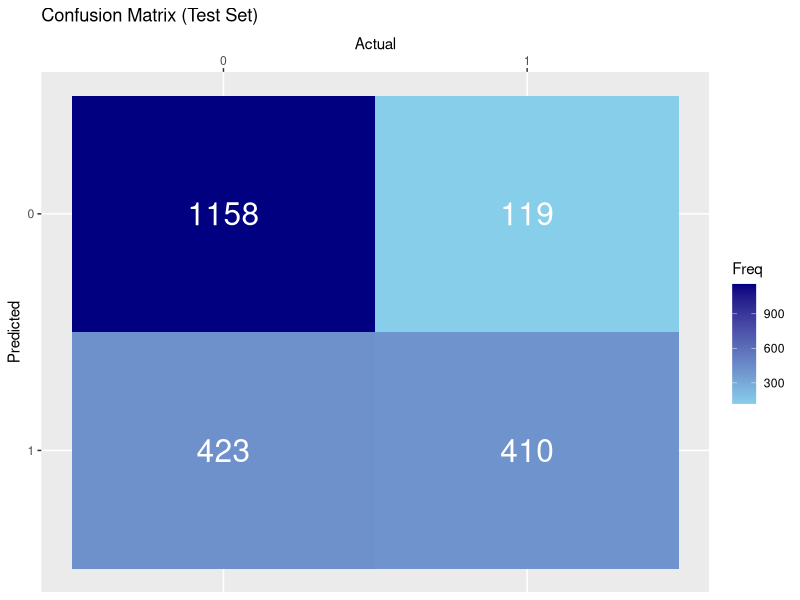
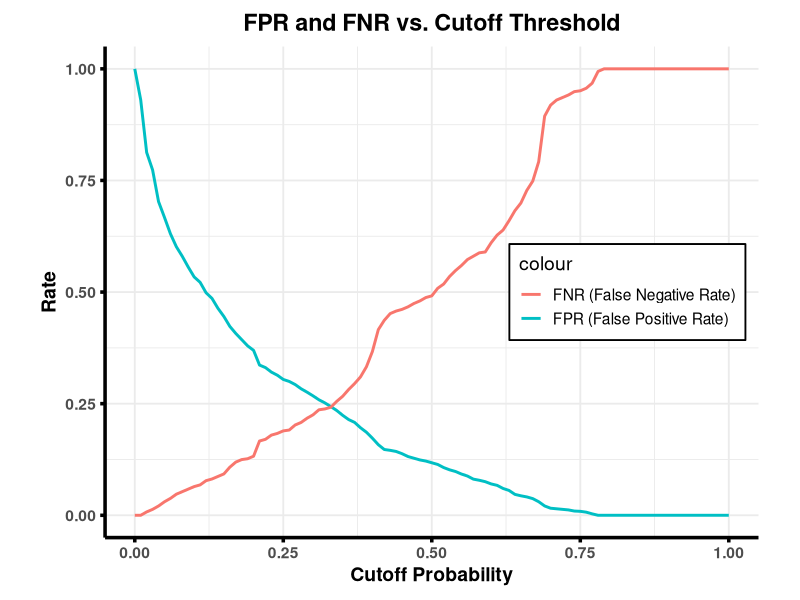
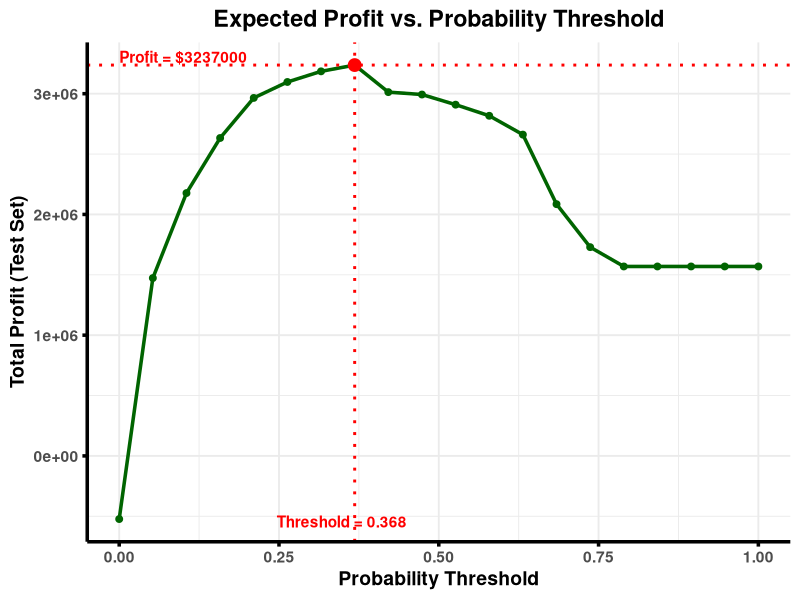

Source code (R) for these figures, in order:
## ---- chunk 1
knitr::opts_chunk$set(echo = TRUE)
## ---- chunk 2
library(readr)
library(dplyr)
library(ggplot2)
library(caret)
library(reshape2)
## ---- chunk 3
# NOTE: Data files must be in a 'Data' subdirectory relative to this R Markdown file
# Expected structure:
#   - prob4.Rmd
#   - Data/
#     |- laptop_train.csv
#     |- laptop_test.csv
setwd(dirname(rstudioapi::getSourceEditorContext()$path))

# Read CSV files using relative paths
df_orig <- read_csv("customerchurn.csv")
## ---- chunk 4
head(df_orig)
## ---- chunk 5
# We want to know the dimensions of our dataset. 
dim(df_orig) # there are 9 features and 665 observations
## ---- chunk 6
str(df_orig) # structure (variable types, first few entries)
summary(df_orig) # summary statistics by column
## ---- chunk 7
# Use table() function to see the distribution of the target variable
churn_table <- table(df_orig$Churn)
print(churn_table)

# Number of customers who did not churn (Churn = 0)
customers_not_churned <- churn_table[1]
cat("Customers who did not churn:", customers_not_churned, "\n")

# Number of customers who churned (Churn = 1)  
customers_churned <- churn_table[2]
cat("Customers who churned:", customers_churned, "\n")

# Compute churn rate (proportion of customers who churned)
churn_rate <- customers_churned / sum(churn_table)
cat("Churn rate:", round(churn_rate, 4), "or", round(churn_rate * 100, 2), "%\n")
## ---- chunk 8
# To compute customer's churn rate
# Method 1: Using mean() function (churn is doubled encoded as 0/1)
churn_rate <- mean(df_orig$Churn == 1)
print(churn_rate)
## ---- chunk 9
set.seed(15072)
# creating a binary dependent variable for churn (0 = no, 1 = churn)
df_orig$Churn <- as.factor(df_orig$Churn)

# training (70%) and test (30%) partition
smp_size <- floor(0.70 * nrow(df_orig))
train_ind <- sample(seq_len(nrow(df_orig)), size = smp_size, replace = FALSE)
df_train <- df_orig[train_ind, ]
df_test <- df_orig[-train_ind, ]

#  exclude payment method from predictors in model
model <- glm(Churn ~ . - PaymentMethod, data = df_train, family = "binomial")
summary(model)
## ---- chunk 10
# Fit logistic regression model on training data
mod_logit <- glm(Churn ~ . - PaymentMethod, data = df_train, family = binomial)
summary(mod_logit)
## ---- chunk 11
# State the value of and interpret the coefficient for SeniorCitizen
coef_summary <- summary(mod_logit)$coefficients
senior_coef <- coef_summary["SeniorCitizen", "Estimate"]
cat(sprintf("Coefficient for SeniorCitizen: %.4f\n", senior_coef))
## ---- chunk 12
customer_5 <- df_orig[5, ]
print(customer_5)
## ---- chunk 13
churn_prob <- predict(mod_logit, newdata = customer_5, type = "response")
cat(sprintf("Predicted probability of churn for customer 5: %.4f\n", churn_prob))
## ---- chunk 14
# Predict probabilities on test set
pred_probs <- predict(mod_logit, newdata = df_test, type = "response")

# Classify based on threshold of 0.3 (any probability higher than 30% will be considered as churn)
pred_classes <- ifelse(pred_probs > 0.3, 1, 0)

# Confusion matrix
conf_matrix <- table(Predicted = pred_classes, Actual = df_test$Churn)
print(conf_matrix)
## ---- chunk 15
# Visualize confusion matrix as heatmap
cm_df <- as.data.frame(conf_matrix)
colnames(cm_df) <- c("Predicted", "Actual", "Freq")
cm_df$Predicted <- factor(cm_df$Predicted, levels = c(1, 0))
cm_df$Actual <- factor(cm_df$Actual, levels = c(0, 1))

ggplot(cm_df, aes(x = Actual, y = Predicted, fill = Freq)) +
  geom_tile() +
  geom_text(aes(label = Freq), color = "white", size = 8) +
  scale_fill_gradient(low = "skyblue", high = "navy") +
  labs(
    title = "Confusion Matrix (Test Set)",
    x = "Actual",
    y = "Predicted"
  ) +
  scale_x_discrete(position = "top") # Put Actual labels on top to match table
## ---- chunk 16
# Threshold plot: FPR and FNR vs cutoff

cutoffs <- seq(0, 1, by = 0.01)
fpr <- fnr <- numeric(length(cutoffs))

actual <- df_test$Churn

for (i in seq_along(cutoffs)) {
  pred <- ifelse(pred_probs > cutoffs[i], 1, 0)
  cm <- table(factor(pred, levels = c(0,1)), factor(actual, levels = c(0,1)))
  # cm[1,1]=TN, cm[1,2]=FN, cm[2,1]=FP, cm[2,2]=TP
  fp <- cm[2,1]
  fn <- cm[1,2]
  tn <- cm[1,1]
  tp <- cm[2,2]
  fpr[i] <- ifelse((fp + tn) > 0, fp / (fp + tn), NA)
  fnr[i] <- ifelse((fn + tp) > 0, fn / (fn + tp), NA)
}

threshold_df <- data.frame(
  Cutoff = cutoffs,
  FPR = fpr,
  FNR = fnr
)

ggplot(threshold_df, aes(x = Cutoff)) +
  geom_line(aes(y = FPR, color = "FPR (False Positive Rate)"), size = 1) +
  geom_line(aes(y = FNR, color = "FNR (False Negative Rate)"), size = 1) +
  labs(
    title = "FPR and FNR vs. Cutoff Threshold",
    x = "Cutoff Probability",
    y = "Rate"
  ) +
  theme_minimal(base_size = 14) +
  theme(
    axis.title = element_text(face = "bold"),
    axis.text = element_text(face = "bold"),
    plot.title = element_text(face = "bold", hjust = 0.5),
    axis.line = element_line(size = 1.2, colour = "black"),
    axis.ticks = element_line(size = 1.2, colour = "black"),
    plot.margin = margin(10, 30, 10, 30),
    legend.position = c(0.98, 0.5),           # right end, middle
    legend.justification = c("right", "center"),
    legend.background = element_rect(fill = "white", color = "black")
  ) +
  coord_cartesian(xlim = c(0, 1), ylim = c(0, 1))
## ---- chunk 17
# Define profit matrix
profit_matrix <- matrix(
  c(2000, -1000, -6000, 3000), # order: TP, FP, FN, TN
  nrow = 2, byrow = TRUE,
  dimnames = list(
    "Predicted" = c("Churn", "NonChurn"),
    "Actual" = c("Churn", "NonChurn")
  )
)

# Thresholds: 20 equally spaced values between 0 and 1
thresholds <- seq(0, 1, length.out = 20)
profits <- numeric(length(thresholds))
TPs <- FPs <- FNs <- TNs <- numeric(length(thresholds))

actual <- df_test$Churn

for (i in seq_along(thresholds)) {
  pred <- ifelse(pred_probs > thresholds[i], 1, 0)
  # Confusion matrix: rows = predicted, cols = actual
  cm <- table(factor(pred, levels = c(1,0)), factor(actual, levels = c(1,0)))
  # cm[1,1]=TP, cm[1,2]=FP, cm[2,1]=FN, cm[2,2]=TN
  TP <- cm[1,1]
  FP <- cm[1,2]
  FN <- cm[2,1]
  TN <- cm[2,2]
  profits[i] <- TP*2000 + FP*(-1000) + FN*(-6000) + TN*3000
  TPs[i] <- TP
  FPs[i] <- FP
  FNs[i] <- FN
  TNs[i] <- TN
  cat(sprintf("Threshold: %.3f | TP: %d | FP: %d | TN: %d | FN: %d | Profit: $%d\n",
              thresholds[i], TP, FP, TN, FN, profits[i]))
}
## ---- chunk 18
# Create data frame for plotting
profit_df <- data.frame(
  Threshold = thresholds,
  Profit = profits
)

# Print the best threshold and its stats
best_idx <- which.max(profit_df$Profit)
cat(sprintf("\nBest Threshold: %.3f | TP: %d | FP: %d | TN: %d | FN: %d | Max Profit: $%d\n",
            profit_df$Threshold[best_idx], TPs[best_idx], FPs[best_idx],
            TNs[best_idx], FNs[best_idx], profit_df$Profit[best_idx]))
## ---- chunk 19
ggplot(profit_df, aes(x = Threshold, y = Profit)) +
  geom_line(color = "darkgreen", size = 1.2) +
  geom_point(color = "darkgreen", size = 2) +
  # Highlight best threshold with a red circle
  geom_point(
    data = profit_df[best_idx, , drop = FALSE],
    aes(x = Threshold, y = Profit),
    color = "red", size = 4, shape = 21, fill = "red"
  ) +
  # Add dotted lines to axes from the best point
  geom_vline(
    xintercept = profit_df$Threshold[best_idx],
    linetype = "dotted", color = "red", size = 1
  ) +
  geom_hline(
    yintercept = profit_df$Profit[best_idx],
    linetype = "dotted", color = "red", size = 1
  ) +
  # Annotate the best point with threshold and profit values
  annotate(
    "text",
    x = profit_df$Threshold[best_idx],
    y = min(profit_df$Profit),
    label = sprintf("Threshold = %.3f", profit_df$Threshold[best_idx]),
    vjust = 0.7, hjust = 0.6, color = "red", fontface = "bold"
  ) +
  annotate(
    "text",
    x = min(profit_df$Threshold),
    y = profit_df$Profit[best_idx],
    label = sprintf("Profit = $%d", profit_df$Profit[best_idx]),
    vjust = -0.2, hjust = 0, color = "red", fontface = "bold"
  ) +
  labs(
    title = "Expected Profit vs. Probability Threshold",
    x = "Probability Threshold",
    y = "Total Profit (Test Set)"
  ) +
  theme_minimal(base_size = 14) +
  theme(
    axis.title = element_text(face = "bold"),
    axis.text = element_text(face = "bold"),
    axis.line = element_line(size = 1.2, colour = "black"),
    axis.ticks = element_line(size = 1.2, colour = "black"),
    plot.title = element_text(face = "bold", hjust = 0.5)
  )
